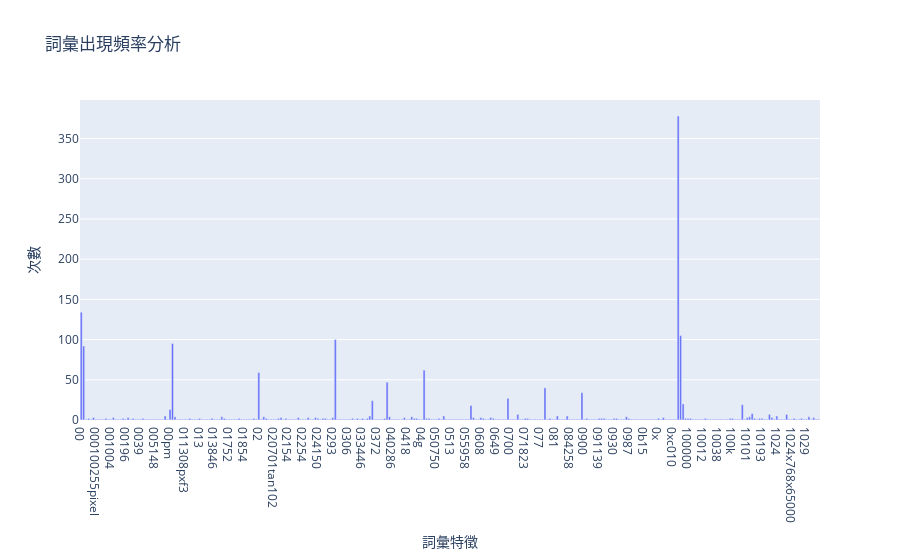

The notebook cell saved with this chart:
### Code cell
import pandas as pd
import plotly.graph_objs as go
# 建立ㄌX&Y軸
x = count_vect.get_feature_names_out()[:300]
y = term_frequencies[:300]
trace = go.Bar(x=x,y=y,name="詞彙出現次數")
# 建立標籤
layout = go.Layout(title="詞彙出現頻率分析",xaxis={"title":"詞彙特徵"},
    yaxis={"title":"次數"},barmode="group")
fig = go.Figure(data = [trace],layout=layout)
fig.show()

### Figure 1 — Plotly figure (JSON) as saved in the notebook; plotly's stock layout.template omitted (floating-point values rounded to 4 significant figures; data arrays with more than 128 entries replaced by an {"elided": "..."} marker saying what was removed)
{"data": [{"name": "詞彙出現次數", "type": "bar", "x": {"elided": "300 str values"}, "y": {"elided": "300 int values"}}], "layout": {"barmode": "group", "title": {"text": "詞彙出現頻率分析"}, "xaxis": {"title": {"text": "詞彙特徵"}}, "yaxis": {"title": {"text": "次數"}}}}
